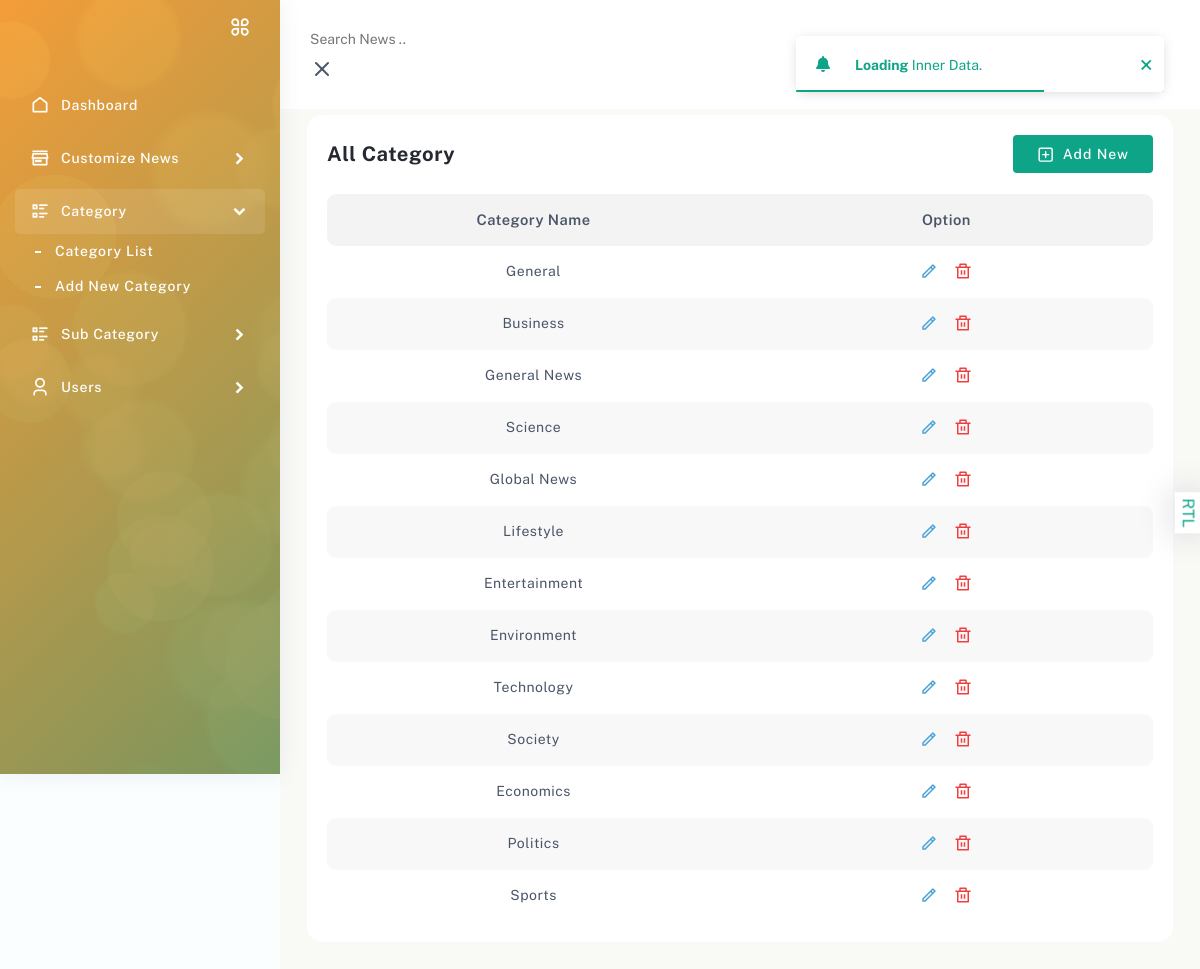
Screenshot of /adminapp/category-list/ with the database file from the repository.
### adminapp/models.py (models this page shows, shortened)
class NewsCategory(models.Model):
    category_name = models.CharField(max_length=100)

### adminapp/views.py (the view)
# urls.py: path('category-list/',views.category_list,name="category_list"),
def category_list(request):
    categories = NewsCategory.objects.filter().order_by('-id')
    context = {
        'categories' : categories
    }
    return render(request,'adminapp/category-list.html',context)

### templates/adminapp/category-list.html
{% extends 'adminapp/partials/base.html' %}
{% load static %}
{% block content %}
<div class="page-body">
    <div class="container-fluid">
        <div class="row">
            <div class="col-sm-12">
                <div class="card card-table">
                    <div class="card-body">
                        <div class="title-header option-title">
                            <h5>All Category</h5>
                            <form class="d-inline-flex">
                                <a href="{% url 'adminapp:add_category' %}"
                                    class="align-items-center btn btn-theme d-flex">
                                    <i data-feather="plus-square"></i>Add New
                                </a>
                            </form>
                        </div>
                        <div class="table-responsive category-table">
                            <div>
                                <table class="table all-package theme-table" id="table_id">
                                    <thead>
                                        <tr>
                                            <th>Category Name</th>
                                            <th>Option</th>
                                        </tr>
                                    </thead>
                                    <tbody>
                                        {% for category in categories %}
                                        <tr>
                                            <td>{{category.category_name}}</td>
                                            <td>
                                                <ul>
                                                    <li>
                                                        <a href="{% url 'adminapp:edit_category' category.id %}">
                                                            <i class="ri-pencil-line"></i>
                                                        </a>
                                                    </li>
                                                    <li>
                                                        <a href="{% url 'adminapp:delete_category' category.id %}">
                                                            <i class="ri-delete-bin-line"></i>
                                                        </a>
                                                    </li>
                                                </ul>
                                            </td>
                                        </tr>
                                        {% endfor %}
                                    </tbody>
                                </table>
                            </div>
                        </div>
                    </div>
                </div>
            </div>
        </div>
    </div>
</div>
{% endblock %}

### rows the page displays
NewsCategory: category_name "General"
NewsCategory: category_name "Business"
NewsCategory: category_name "General News"
NewsCategory: category_name "Science"
NewsCategory: category_name "Global News"
NewsCategory: category_name "Lifestyle"
NewsCategory: category_name "Entertainment"
NewsCategory: category_name "Environment"
NewsCategory: category_name "Technology"
NewsCategory: category_name "Society"
NewsCategory: category_name "Economics"
NewsCategory: category_name "Politics"
NewsCategory: category_name "Sports"
